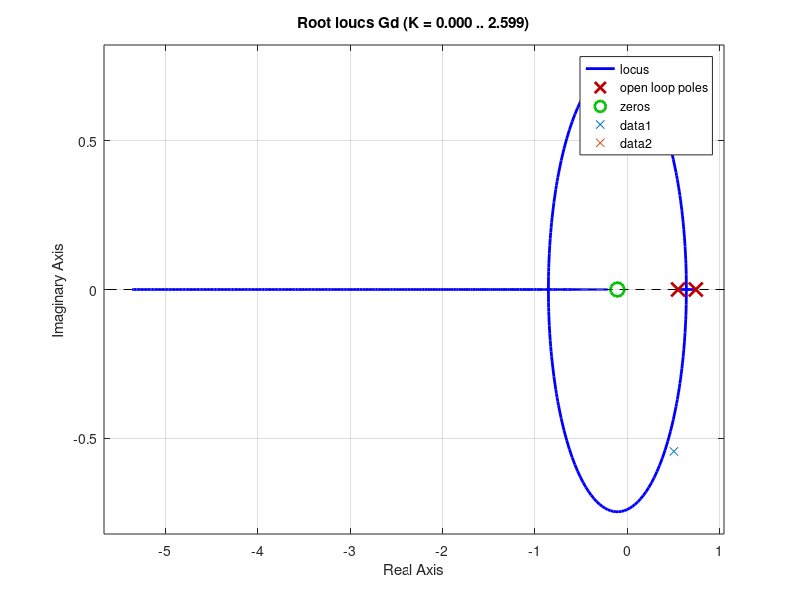

Write MATLAB code to recreate this figure. (Note: this script raises an error after producing the figure.)
%FDT continuo
G = zpk([-10],[-2 -1],[5])

%FDT discreto
Tm = 0.3;
Gd = c2d(G,Tm, 'zoh')

% Requerimientos
tR=4; %timpo 2% error
S=5;  %sobrepasamiento

%Obtencion parametros

pzita = -log(S/100)/sqrt(pi^2+(log(S/100))^2)

w0=4/(pzita*tR)

wd=w0*sqrt(1-pzita^2)

tD=2*pi/wd

r=exp(-pzita*w0*Tm)

omega = rad2deg(wd*Tm)

%muestras por ciclo de la frecuencia amortiguada

m=tD/Tm

%ubicaccion polos en plano Z

[r1,ph1] = pol2cart(omega,r)

[r2,ph2] = pol2cart(-omega,r)

p1=r1+ph1*1i
p2=r2+ph2*1i

%grafica Rlocus y polos deseados
rlocus(Gd)
hold on;
scatter(r1,ph1,'red','x')
scatter(r2,ph2,'red','x')
hold off

sisotool(Gd)


%%PID
thetaZero = rad2deg(atan(0.2292/(0.7408+0.1076)))
theta1  = rad2deg(atan(0.2292/(0.7408)))
theta2    = 90
theta3    =180 - rad2deg(atan(0.2292/(0.3146)))

theta= thetaZero-theta1-theta2-theta3

ang=theta+180 %angulo

d=0.2292/atan(55) %distancia

c2=0.7408-0.1476 %cero

FPID= minreal(feedback(C*Gd,1)) % sistema de lazo cerrado
poles=pole(FPID)
zeros=zero(FPID)
pzmap(FPID)
step(FPID) % respuesta al escalon
stepinfo(FPID)

%%TEST SIMULINK
T=0.3
pid(C) %%valores de K constantes
